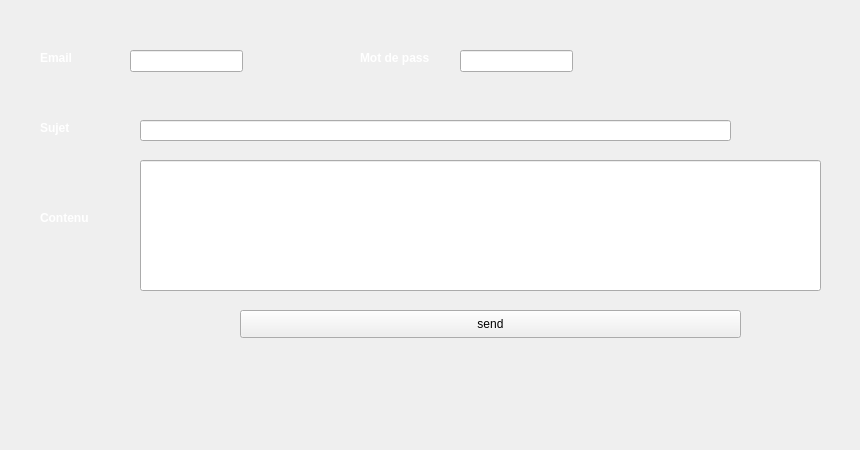
      <widget class="QWidget" name="tab_24">
       <attribute name="title">
        <string>Mailing</string>
       </attribute>
       <widget class="QLineEdit" name="rcpt">
        <property name="geometry">
         <rect>
          <x>130</x>
          <y>50</y>
          <width>113</width>
          <height>22</height>
         </rect>
        </property>
       </widget>
       <widget class="QLineEdit" name="mail_pass">
        <property name="geometry">
         <rect>
          <x>460</x>
          <y>50</y>
          <width>113</width>
          <height>22</height>
         </rect>
        </property>
        <property name="autoFillBackground">
         <bool>false</bool>
        </property>
       </widget>
       <widget class="QLineEdit" name="sujet_2">
        <property name="geometry">
         <rect>
          <x>140</x>
          <y>120</y>
          <width>591</width>
          <height>21</height>
         </rect>
        </property>
       </widget>
       <widget class="QLineEdit" name="msg">
        <property name="geometry">
         <rect>
          <x>140</x>
          <y>160</y>
          <width>681</width>
          <height>131</height>
         </rect>
        </property>
       </widget>
       <widget class="QLabel" name="label_88">
        <property name="geometry">
         <rect>
          <x>40</x>
          <y>50</y>
          <width>56</width>
          <height>16</height>
         </rect>
        </property>
        <property name="font">
         <font>
          <weight>75</weight>
          <bold>true</bold>
         </font>
        </property>
        <property name="styleSheet">
         <string notr="true">color: rgb(255, 255, 255);</string>
        </property>
        <property name="text">
         <string>Email </string>
        </property>
       </widget>
       <widget class="QLabel" name="label_89">
        <property name="geometry">
         <rect>
          <x>360</x>
          <y>50</y>
          <width>91</width>
          <height>16</height>
         </rect>
        </property>
        <property name="font">
         <font>
          <weight>75</weight>
          <bold>true</bold>
         </font>
        </property>
        <property name="styleSheet">
         <string notr="true">color: rgb(255, 255, 255);</string>
        </property>
        <property name="text">
         <string>Mot de pass</string>
        </property>
       </widget>
       <widget class="QLabel" name="label_90">
        <property name="geometry">
         <rect>
          <x>40</x>
          <y>120</y>
          <width>56</width>
          <height>16</height>
         </rect>
        </property>
        <property name="font">
         <font>
          <weight>75</weight>
          <bold>true</bold>
         </font>
        </property>
        <property name="styleSheet">
         <string notr="true">color: rgb(255, 255, 255);</string>
        </property>
        <property name="text">
         <string>Sujet</string>
        </property>
       </widget>
       <widget class="QLabel" name="label_91">
        <property name="geometry">
         <rect>
          <x>40</x>
          <y>210</y>
          <width>56</width>
          <height>16</height>
         </rect>
        </property>
        <property name="font">
         <font>
          <weight>75</weight>
          <bold>true</bold>
         </font>
        </property>
        <property name="styleSheet">
         <string notr="true">color: rgb(255, 255, 255);</string>
        </property>
        <property name="text">
         <string>Contenu</string>
        </property>
       </widget>
       <widget class="QLabel" name="label_92">
        <property name="geometry">
         <rect>
          <x>-10</x>
          <y>10</y>
          <width>851</width>
          <height>431</height>
         </rect>
        </property>
        <property name="text">
         <string/>
        </property>
        <property name="pixmap">
         <pixmap>../../Pictures/Wallpaper-Malavida-Green-Top-Image.jpg</pixmap>
        </property>
       </widget>
       <widget class="QPushButton" name="pushButton_11">
        <property name="geometry">
         <rect>
          <x>240</x>
          <y>310</y>
          <width>501</width>
          <height>28</height>
         </rect>
        </property>
        <property name="text">
         <string>send</string>
        </property>
       </widget>
       <zorder>sujet_2</zorder>
       <zorder>label_88</zorder>
       <zorder>label_89</zorder>
       <zorder>label_90</zorder>
       <zorder>label_91</zorder>
       <zorder>label_92</zorder>
       <zorder>rcpt</zorder>
       <zorder>mail_pass</zorder>
       <zorder>msg</zorder>
       <zorder>pushButton_11</zorder>
      </widget>
